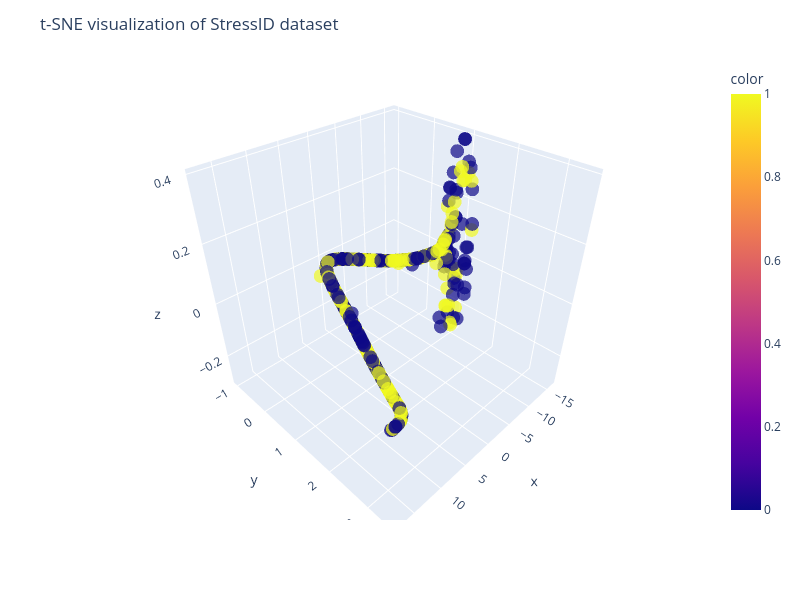

Notebook code for this chart:
### Code cell
# t-SNE in StressID
# Best N-comp=3, Perp=90 np.arange(15, 210, 15)
si_Ncomp = 3
si_Perp = 90

si_tsne = TSNE(n_components=si_Ncomp, perplexity=si_Perp, random_state=RAN_STATE)
si_X_tsne = si_tsne.fit_transform(X_selected)
display(si_tsne.kl_divergence_)

fig = px.scatter_3d(x=si_X_tsne[:, 0], y=si_X_tsne[:, 1], z=si_X_tsne[:,2], color=y, opacity=0.7, width=800, height=600)
fig.update_layout(title="t-SNE visualization of StressID dataset")
fig.show()

### Figure 1 — Plotly figure (JSON) as saved in the notebook; plotly's stock layout.template omitted (floating-point values rounded to 4 significant figures; data arrays with more than 128 entries replaced by an {"elided": "..."} marker saying what was removed)
{"data": [{"hovertemplate": "x=%{x}<br>y=%{y}<br>z=%{z}<br>color=%{marker.color}<extra></extra>", "legendgroup": "", "marker": {"color": {"elided": "699 int values"}, "coloraxis": "coloraxis", "opacity": 0.7, "symbol": "circle"}, "mode": "markers", "name": "", "scene": "scene", "showlegend": false, "type": "scatter3d", "x": {"elided": "699 float values"}, "y": {"elided": "699 float values"}, "z": {"elided": "699 float values"}}], "layout": {"coloraxis": {"colorbar": {"title": {"text": "color"}}, "colorscale": [[0, "#0d0887"], [0.1111, "#46039f"], [0.2222, "#7201a8"], [0.3333, "#9c179e"], [0.4444, "#bd3786"], [0.5556, "#d8576b"], [0.6667, "#ed7953"], [0.7778, "#fb9f3a"], [0.8889, "#fdca26"], [1, "#f0f921"]]}, "height": 600, "legend": {"tracegroupgap": 0}, "margin": {"t": 60}, "scene": {"domain": {"x": [0, 1], "y": [0, 1]}, "xaxis": {"title": {"text": "x"}}, "yaxis": {"title": {"text": "y"}}, "zaxis": {"title": {"text": "z"}}}, "title": {"text": "t-SNE visualization of StressID dataset"}, "width": 800}}
